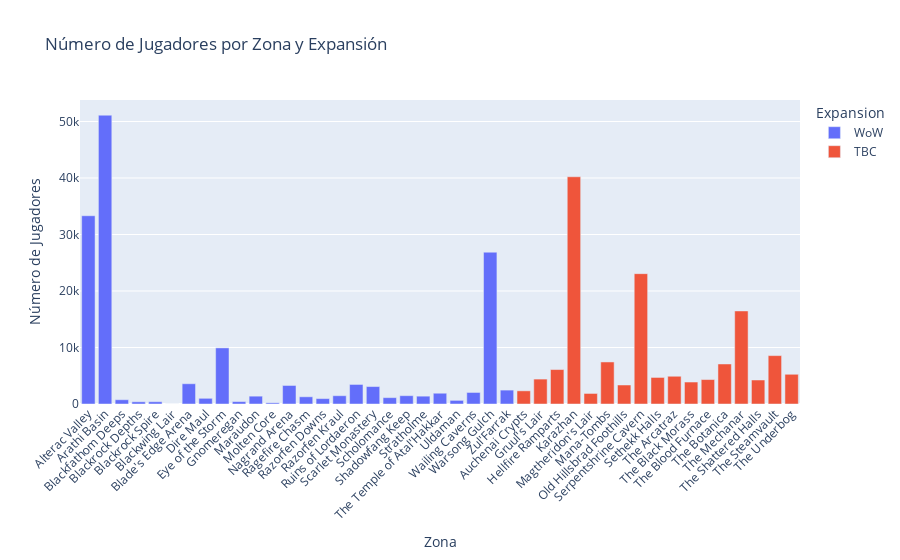

Notebook cell for this chart:
### Code cell
import plotly.express as px

# Filtrar por expansiones (WoW y TBC)
filtered_wowah_data_wow = wowah_data[wowah_data['zone'].isin(locations[locations['Game_Version'] == 'WoW']['Location_Name'])]
filtered_wowah_data_tbc = wowah_data[wowah_data['zone'].isin(locations[locations['Game_Version'] == 'TBC']['Location_Name'])]

# Contar jugadores por expansión y zona
expansion_zone_counts = pd.concat([
    filtered_wowah_data_wow.assign(Expansion='WoW'),
    filtered_wowah_data_tbc.assign(Expansion='TBC')
])

# Contar jugadores por zona y expansión
zone_expansion_counts = expansion_zone_counts.groupby(['zone', 'Expansion']).size().reset_index(name='count')

# Crear gráfico de barras
fig = px.bar(zone_expansion_counts, x='zone', y='count', color='Expansion',
             title='Número de Jugadores por Zona y Expansión',
             labels={'zone': 'Zona', 'count': 'Número de Jugadores'})
fig.update_layout(xaxis_title='Zona', yaxis_title='Número de Jugadores', xaxis_tickangle=-45)
fig.show()

### Figure 1 — Plotly figure (JSON) as saved in the notebook; plotly's stock layout.template omitted (floating-point values rounded to 4 significant figures)
{"data": [{"alignmentgroup": "True", "hovertemplate": "Expansion=WoW<br>Zona=%{x}<br>Número de Jugadores=%{y}<extra></extra>", "legendgroup": "WoW", "marker": {"color": "#636efa", "pattern": {"shape": ""}}, "name": "WoW", "offsetgroup": "WoW", "orientation": "v", "showlegend": true, "textposition": "auto", "type": "bar", "x": ["Alterac Valley", "Arathi Basin", "Blackfathom Deeps", "Blackrock Depths", "Blackrock Spire", "Blackwing Lair", "Blade's Edge Arena", "Dire Maul", "Eye of the Storm", "Gnomeregan", "Maraudon", "Molten Core", "Nagrand Arena", "Ragefire Chasm", "Razorfen Downs", "Razorfen Kraul", "Ruins of Lordaeron", "Scarlet Monastery", "Scholomance", "Shadowfang Keep", "Stratholme", "The Temple of Atal'Hakkar", "Uldaman", "Wailing Caverns", "Warsong Gulch", "Zul'Farrak"], "xaxis": "x", "y": [33320, 51115, 758, 392, 404, 1, 3585, 1007, 9933, 427, 1387, 210, 3279, 1276, 956, 1468, 3460, 3087, 1125, 1473, 1388, 1906, 642, 2043, 26871, 2461], "yaxis": "y"}, {"alignmentgroup": "True", "hovertemplate": "Expansion=TBC<br>Zona=%{x}<br>Número de Jugadores=%{y}<extra></extra>", "legendgroup": "TBC", "marker": {"color": "#EF553B", "pattern": {"shape": ""}}, "name": "TBC", "offsetgroup": "TBC", "orientation": "v", "showlegend": true, "textposition": "auto", "type": "bar", "x": ["Auchenai Crypts", "Gruul's Lair", "Hellfire Ramparts", "Karazhan", "Magtheridon's Lair", "Mana-Tombs", "Old Hillsbrad Foothills", "Serpentshrine Cavern", "Sethekk Halls", "The Arcatraz", "The Black Morass", "The Blood Furnace", "The Botanica", "The Mechanar", "The Shattered Halls", "The Steamvault", "The Underbog"], "xaxis": "x", "y": [2330, 4411, 6099, 40218, 1865, 7441, 3363, 23067, 4699, 4910, 3889, 4326, 7084, 16470, 4246, 8565, 5261], "yaxis": "y"}], "layout": {"autosize": true, "barmode": "relative", "legend": {"title": {"text": "Expansion"}, "tracegroupgap": 0}, "title": {"text": "Número de Jugadores por Zona y Expansión"}, "xaxis": {"anchor": "y", "autorange": true, "domain": [0, 1], "range": [-0.5, 42.5], "tickangle": -45, "title": {"text": "Zona"}, "type": "category"}, "yaxis": {"anchor": "x", "autorange": true, "domain": [0, 1], "range": [0, 53810.0], "title": {"text": "Número de Jugadores"}, "type": "linear"}}}
